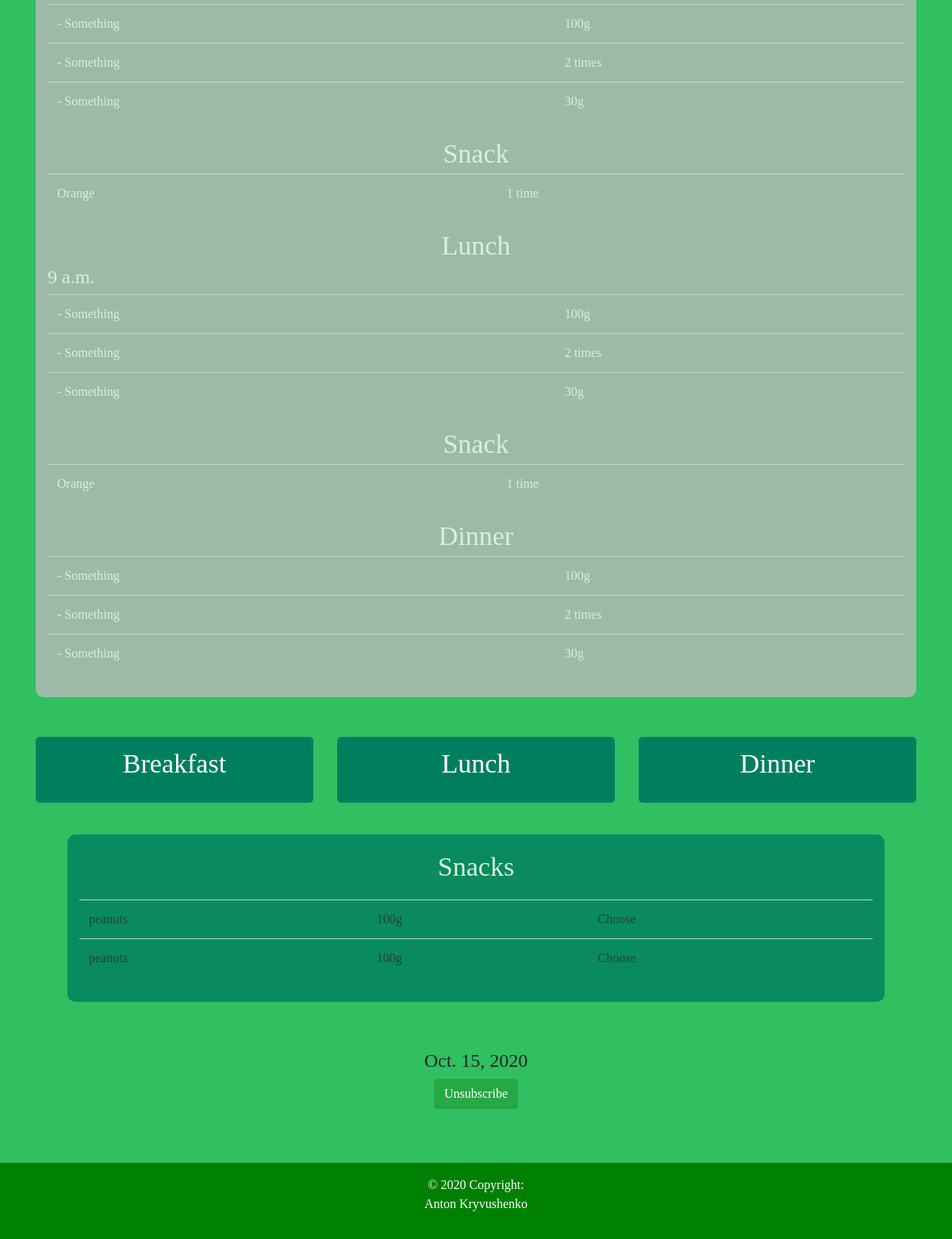
/diets/my_program (signed in, lower part), run on an earlier commit of the app's database.
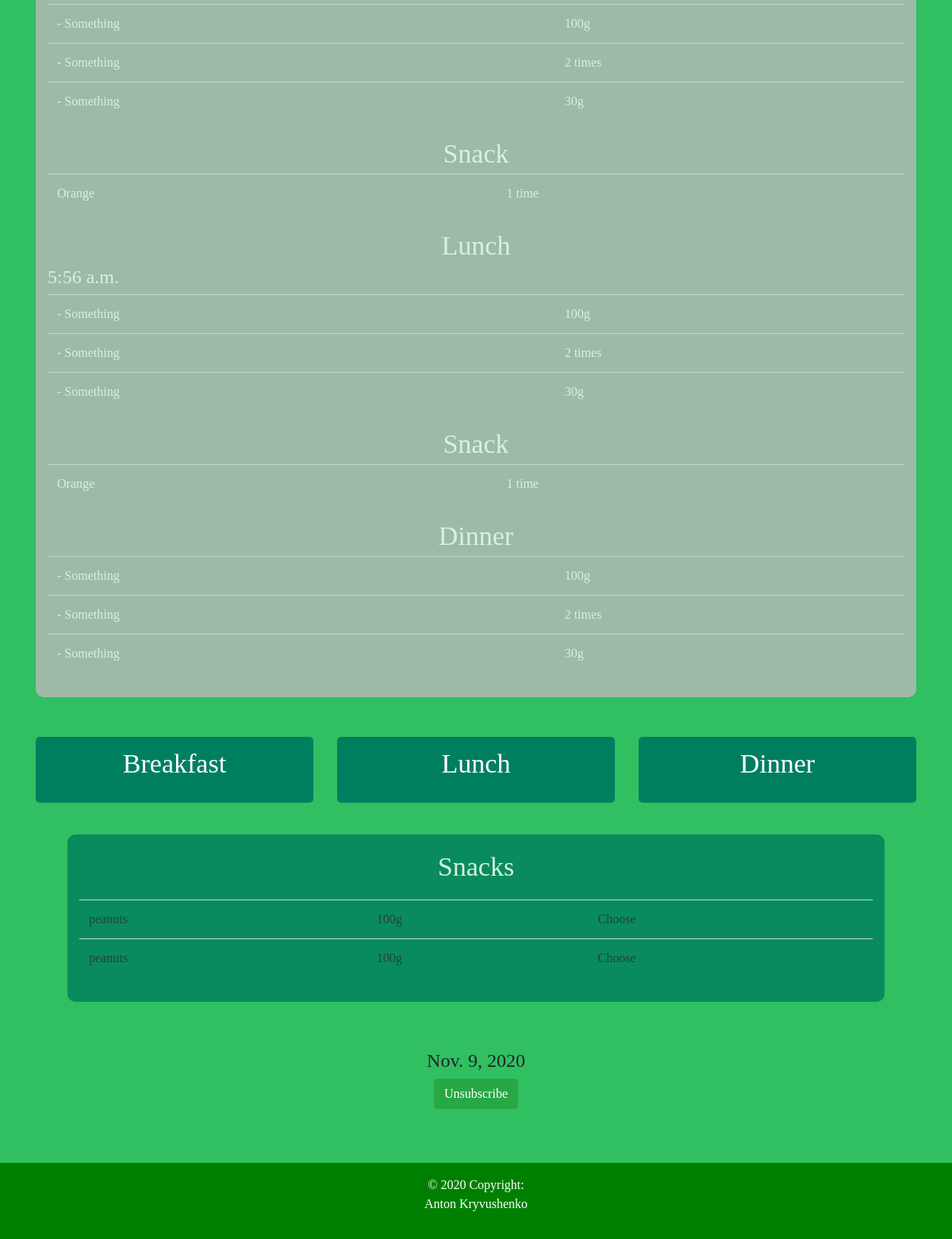
And on a later commit of the database.
### diets/models.py (models this page shows, shortened)
class Diet(models.Model):
    title = models.CharField(blank=True, max_length=100)
    slug = models.SlugField(max_length=150, unique=True, blank=True)
    subscriber = models.ForeignKey(User, related_name='subscriber', on_delete=models.CASCADE, blank=True, null=True)
    description_of_diet = models.TextField(blank=True)
    amount_of_breakfast = models.IntegerField(default=1)
    breakfast = models.ManyToManyField(Recipe, blank=True, related_name='breakfast')
    breakfast_time = models.TimeField(blank=True)
    amount_of_lunch = models.IntegerField(default=1)
    lunch = models.ManyToManyField(Recipe, blank=True, related_name='lunch')
    lunch_time = models.TimeField(blank=True)
    second_lunch_time = models.TimeField(blank=True, null=True)
    amount_of_dinner = models.IntegerField(default=1)
    dinner = models.ManyToManyField(Recipe, blank=True, related_name='dinner')
    dinner_time = models.TimeField(blank=True)
    is_active = models.BooleanField(default=True)
    date_subscribe = models.DateField(default=datetime.date.today)

### diets/views.py (the view)
# urls.py: path('my_program', views.my_program, name='my_program'),
def my_program(request):
    my_diet = Diet.objects.get(subscriber=request.user, is_active=True)
    times = [my_diet.breakfast_time, my_diet.lunch_time, my_diet.dinner_time]
    time_now = datetime.datetime.today().time()
    if request.method == 'POST':
        my_diet.delete()
        return redirect('hairstyle:my_profile')
    context = {
        'my_diet': my_diet,
        'time': time_now,
        'time1': times[0],
    }
    return render(request, 'my_program.html', context)

### diets/templates/my_program.html (shortened to what this page needs)
{% extends 'barbershop/base_generic.html' %}
{% block content %}
    <link rel="stylesheet" href="https://unpkg.com/aos@next/dist/aos.css"/>
    <div class="container mt-5">
        <div class="desc">
            <div class="breakfast">
                <table class="table table-hover">
                    <tr>
                        <td>- Something</td>
                        <td>100g</td>
                    </tr>
                    <tr>
                        <td>- Something</td>
                        <td>2 times</td>
                    </tr>
                    <tr>
                        <td>- Something</td>
                        <td>30g</td>
                    </tr>
                </table>
            </div>
            <div class="snack">
                <div class="lunch-title">Snack</div>
                <table class="table table-hover">
                    <tr>
                        <td>Orange</td>
                        <td>1 time</td>
                    </tr>
                </table>
            </div>
            <div class="lunch">
                <div class="lunch-title">Lunch</div>
                <h4>{{ my_diet.breakfast_time }}</h4>
                <table class="table table-hover">
                    <tr>
                        <td>- Something</td>
                        <td>100g</td>
                    </tr>
                    <tr>
                        <td>- Something</td>
                        <td>2 times</td>
                    </tr>
                    <tr>
                        <td>- Something</td>
                        <td>30g</td>
                    </tr>
                </table>
            </div>
            <div class="snack">
                <div class="lunch-title">Snack</div>
                <table class="table table-hover">
                    <tr>
                        <td>Orange</td>
                        <td>1 time</td>
                    </tr>
                </table>
            </div>
            <div class="dinner">
                <div class="dinner-title">Dinner</div>
                <table class="table table-hover">
                    <tr>
                        <td>- Something</td>
                        <td>100g</td>
                    </tr>
                    <tr>
                        <td>- Something</td>
                        <td>2 times</td>
                    </tr>
                    <tr>
                        <td>- Something</td>
                        <td>30g</td>
                    </tr>
                </table>
            </div>
        </div>
        <div class="d-sm-flex flex-row justify-content-between">
            <div style="background-color: #007f5f" id="breakfast" class="p-2">
                <div class="breakfast-title">Breakfast</div>
            </div>
            <div style="background-color: #007f5f" class="p-2" id="lunch">
                <div class="lunch-title">Lunch</div>
            </div>
            <div style="background-color: #007f5f" class="p-2" id="dinner">
                <div class="dinner-title">Dinner</div>
            </div>
        </div>
        <div class="snacks">
            <div class="snack-title">Snacks</div>
            <table class="table table-hover mt-3">
                <tr>
                    <td>peanuts</td>
                    <td>100g</td>
                    <td>Choose</td>
                </tr>
                <tr>
                    <td>peanuts</td>
                    <td>100g</td>
                    <td>Choose</td>
                </tr>
            </table>
        </div>
    </div>
    <div id="container" class="container">
        <div class="container text-center" id="description">
            <form method="POST">
                 <h4>{{ my_diet.date_subscribe }}</h4>
                <input class="btn btn-success" type="submit" value="Unsubscribe">
            </form>
        </div>
    </div>
{% endblock %}

What changed in the data, as far as the page shows it:
removed Diet: breakfast_time "9 a.m.", date_subscribe "Oct. 15, 2020"
added Diet: breakfast_time "5:56 a.m.", date_subscribe "Nov. 9, 2020"
